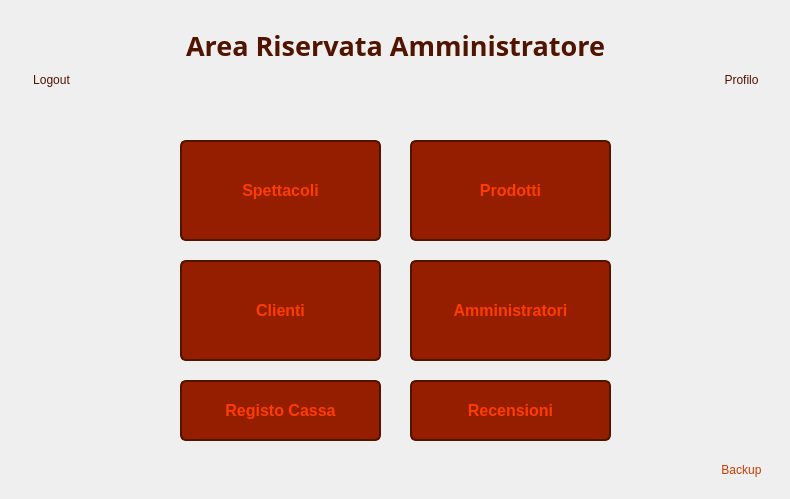
<?xml version="1.0" encoding="UTF-8"?>
<ui version="4.0">
 <class>VistaHomeAmministratore</class>
 <widget class="QWidget" name="VistaHomeAmministratore">
  <property name="geometry">
   <rect>
    <x>0</x>
    <y>0</y>
    <width>790</width>
    <height>499</height>
   </rect>
  </property>
  <property name="windowTitle">
   <string>Area Riservata Amministratore - CineMax</string>
  </property>
  <widget class="QPushButton" name="pushButtonSpettacoli">
   <property name="geometry">
    <rect>
     <x>180</x>
     <y>140</y>
     <width>201</width>
     <height>101</height>
    </rect>
   </property>
   <property name="font">
    <font>
     <pointsize>12</pointsize>
     <bold>true</bold>
    </font>
   </property>
   <property name="styleSheet">
    <string notr="true">QPushButton {
    background-color: #961E00;
    color: #FF3C00;
    border: 2px solid #501400;
    border-radius: 6px;
}

QPushButton:hover {
    background-color: #C83200;
}</string>
   </property>
   <property name="text">
    <string>Spettacoli</string>
   </property>
  </widget>
  <widget class="QLabel" name="Sfondo">
   <property name="geometry">
    <rect>
     <x>0</x>
     <y>90</y>
     <width>791</width>
     <height>411</height>
    </rect>
   </property>
   <property name="font">
    <font>
     <family>Segoe UI</family>
    </font>
   </property>
   <property name="styleSheet">
    <string notr="true">QLabel {
    background: qlineargradient(
        x1: 0, y1: 1,
        x2: 0, y2: 0,
        stop: 0 #320F00,
        stop: 1 #641E00
    );
}</string>
   </property>
   <property name="text">
    <string/>
   </property>
  </widget>
  <widget class="QLabel" name="labelBarra">
   <property name="geometry">
    <rect>
     <x>0</x>
     <y>0</y>
     <width>791</width>
     <height>91</height>
    </rect>
   </property>
   <property name="styleSheet">
    <string notr="true">QLabel {
    background: qlineargradient(
        x1: 0, y1: 1,
        x2: 0, y2: 0,
        stop: 0 #962D00,
        stop: 1 #B43700
    );
}</string>
   </property>
   <property name="text">
    <string/>
   </property>
  </widget>
  <widget class="QLabel" name="labelProfiloButtonAmministratore">
   <property name="geometry">
    <rect>
     <x>710</x>
     <y>10</y>
     <width>63</width>
     <height>61</height>
    </rect>
   </property>
   <property name="text">
    <string/>
   </property>
   <property name="pixmap">
    <pixmap>Immagini/profiloButtonAmministratore.png</pixmap>
   </property>
   <property name="scaledContents">
    <bool>true</bool>
   </property>
  </widget>
  <widget class="QLabel" name="labelProfiloAmministratore">
   <property name="geometry">
    <rect>
     <x>710</x>
     <y>70</y>
     <width>63</width>
     <height>20</height>
    </rect>
   </property>
   <property name="styleSheet">
    <string notr="true">QLabel {
    color: #501400;
}</string>
   </property>
   <property name="text">
    <string>Profilo</string>
   </property>
   <property name="alignment">
    <set>Qt::AlignmentFlag::AlignCenter</set>
   </property>
  </widget>
  <widget class="QLabel" name="labelLogoutAmministratore">
   <property name="geometry">
    <rect>
     <x>20</x>
     <y>70</y>
     <width>63</width>
     <height>20</height>
    </rect>
   </property>
   <property name="styleSheet">
    <string notr="true">QLabel {
    color: #501400;
}</string>
   </property>
   <property name="text">
    <string>Logout</string>
   </property>
   <property name="alignment">
    <set>Qt::AlignmentFlag::AlignCenter</set>
   </property>
  </widget>
  <widget class="QLabel" name="labelLogoutButtonAmministratore">
   <property name="geometry">
    <rect>
     <x>20</x>
     <y>10</y>
     <width>63</width>
     <height>61</height>
    </rect>
   </property>
   <property name="text">
    <string/>
   </property>
   <property name="pixmap">
    <pixmap>Immagini/LogoutButtonAmministratore.png</pixmap>
   </property>
   <property name="scaledContents">
    <bool>true</bool>
   </property>
  </widget>
  <widget class="QLabel" name="labelBackup">
   <property name="geometry">
    <rect>
     <x>710</x>
     <y>460</y>
     <width>63</width>
     <height>20</height>
    </rect>
   </property>
   <property name="styleSheet">
    <string notr="true">QLabel {
    color: #C83C00;
}</string>
   </property>
   <property name="text">
    <string>Backup</string>
   </property>
   <property name="alignment">
    <set>Qt::AlignmentFlag::AlignCenter</set>
   </property>
  </widget>
  <widget class="QLabel" name="labelBackupButtonAmministratore">
   <property name="geometry">
    <rect>
     <x>710</x>
     <y>390</y>
     <width>63</width>
     <height>61</height>
    </rect>
   </property>
   <property name="text">
    <string/>
   </property>
   <property name="pixmap">
    <pixmap>Immagini/IconaBackupAmministratore.png</pixmap>
   </property>
   <property name="scaledContents">
    <bool>true</bool>
   </property>
  </widget>
  <widget class="QPushButton" name="pushButtonProdotti">
   <property name="geometry">
    <rect>
     <x>410</x>
     <y>140</y>
     <width>201</width>
     <height>101</height>
    </rect>
   </property>
   <property name="font">
    <font>
     <pointsize>12</pointsize>
     <bold>true</bold>
    </font>
   </property>
   <property name="styleSheet">
    <string notr="true">QPushButton {
    background-color: #961E00;
    color: #FF3C00;
    border: 2px solid #501400;
    border-radius: 6px;
}

QPushButton:hover {
    background-color: #C83200;
}</string>
   </property>
   <property name="text">
    <string>Prodotti</string>
   </property>
  </widget>
  <widget class="QPushButton" name="pushButtonClienti">
   <property name="geometry">
    <rect>
     <x>180</x>
     <y>260</y>
     <width>201</width>
     <height>101</height>
    </rect>
   </property>
   <property name="font">
    <font>
     <pointsize>12</pointsize>
     <bold>true</bold>
    </font>
   </property>
   <property name="styleSheet">
    <string notr="true">QPushButton {
    background-color: #961E00;
    color: #FF3C00;
    border: 2px solid #501400;
    border-radius: 6px;
}

QPushButton:hover {
    background-color: #C83200;
}</string>
   </property>
   <property name="text">
    <string>Clienti</string>
   </property>
  </widget>
  <widget class="QPushButton" name="pushButtonAmministratori">
   <property name="geometry">
    <rect>
     <x>410</x>
     <y>260</y>
     <width>201</width>
     <height>101</height>
    </rect>
   </property>
   <property name="font">
    <font>
     <pointsize>12</pointsize>
     <bold>true</bold>
    </font>
   </property>
   <property name="styleSheet">
    <string notr="true">QPushButton {
    background-color: #961E00;
    color: #FF3C00;
    border: 2px solid #501400;
    border-radius: 6px;
}

QPushButton:hover {
    background-color: #C83200;
}</string>
   </property>
   <property name="text">
    <string>Amministratori</string>
   </property>
  </widget>
  <widget class="QPushButton" name="pushButtonClientiRegistroCassa">
   <property name="geometry">
    <rect>
     <x>180</x>
     <y>380</y>
     <width>201</width>
     <height>61</height>
    </rect>
   </property>
   <property name="font">
    <font>
     <pointsize>12</pointsize>
     <bold>true</bold>
    </font>
   </property>
   <property name="styleSheet">
    <string notr="true">QPushButton {
    background-color: #961E00;
    color: #FF3C00;
    border: 2px solid #501400;
    border-radius: 6px;
}

QPushButton:hover {
    background-color: #C83200;
}</string>
   </property>
   <property name="text">
    <string>Registo Cassa</string>
   </property>
  </widget>
  <widget class="QPushButton" name="pushButtonClientiRecensioni">
   <property name="geometry">
    <rect>
     <x>410</x>
     <y>380</y>
     <width>201</width>
     <height>61</height>
    </rect>
   </property>
   <property name="font">
    <font>
     <pointsize>12</pointsize>
     <bold>true</bold>
    </font>
   </property>
   <property name="styleSheet">
    <string notr="true">QPushButton {
    background-color: #961E00;
    color: #FF3C00;
    border: 2px solid #501400;
    border-radius: 6px;
}

QPushButton:hover {
    background-color: #C83200;
}</string>
   </property>
   <property name="text">
    <string>Recensioni</string>
   </property>
  </widget>
  <widget class="QLabel" name="labelTitolo">
   <property name="geometry">
    <rect>
     <x>140</x>
     <y>10</y>
     <width>511</width>
     <height>71</height>
    </rect>
   </property>
   <property name="font">
    <font>
     <family>Segoe UI Variable</family>
     <pointsize>20</pointsize>
     <bold>true</bold>
    </font>
   </property>
   <property name="styleSheet">
    <string notr="true">QLabel {
    color: #501400;
}</string>
   </property>
   <property name="text">
    <string>Area Riservata Amministratore</string>
   </property>
   <property name="alignment">
    <set>Qt::AlignmentFlag::AlignCenter</set>
   </property>
  </widget>
  <zorder>Sfondo</zorder>
  <zorder>pushButtonSpettacoli</zorder>
  <zorder>labelBarra</zorder>
  <zorder>labelProfiloButtonAmministratore</zorder>
  <zorder>labelProfiloAmministratore</zorder>
  <zorder>labelLogoutAmministratore</zorder>
  <zorder>labelLogoutButtonAmministratore</zorder>
  <zorder>labelBackup</zorder>
  <zorder>labelBackupButtonAmministratore</zorder>
  <zorder>pushButtonProdotti</zorder>
  <zorder>pushButtonClienti</zorder>
  <zorder>pushButtonAmministratori</zorder>
  <zorder>pushButtonClientiRegistroCassa</zorder>
  <zorder>pushButtonClientiRecensioni</zorder>
  <zorder>labelTitolo</zorder>
 </widget>
 <resources/>
 <connections/>
</ui>
